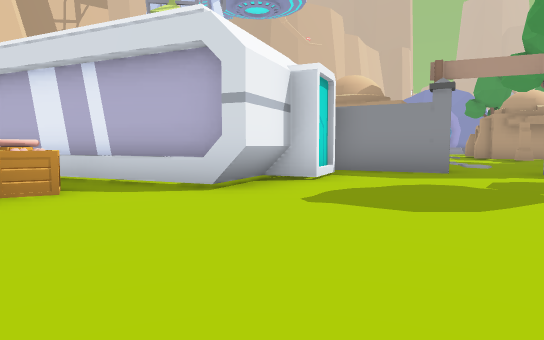
view 1 (above)

21 first-person views from a walk through a 3-D level made in the Unity game engine. The camera is 1.3 m above the floor, tilts 4° down and sees 75° across. The floor is counted in squares, 2.62 m on a side. Each view is taken from the middle of a square. On the plan, view 1 faces up. The plan holds only what a view shows up to about 9 squares ahead; the rest is blank. The place goes on beyond the plan. The player is left out. Some animated figures are left out.

view 2
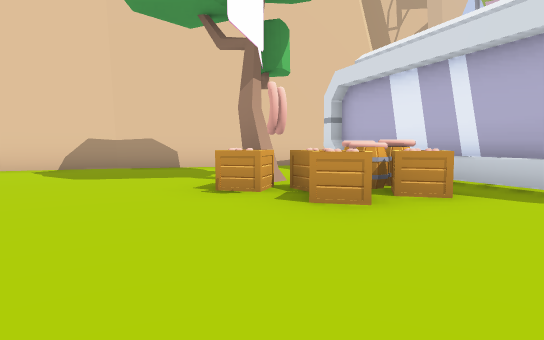

view 3
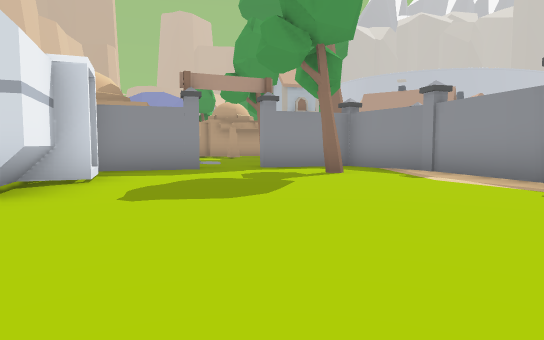

view 4
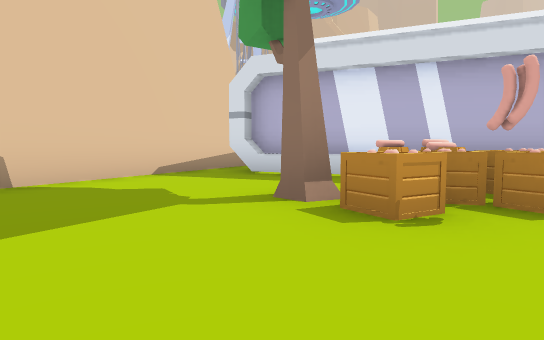

view 5
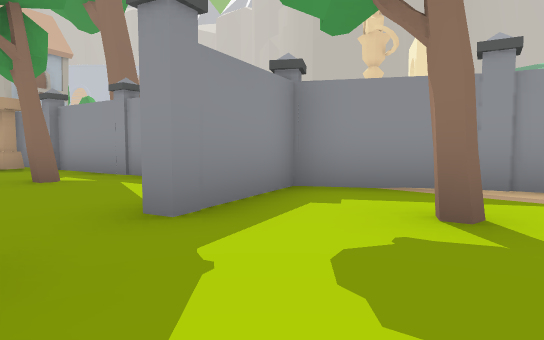

view 6
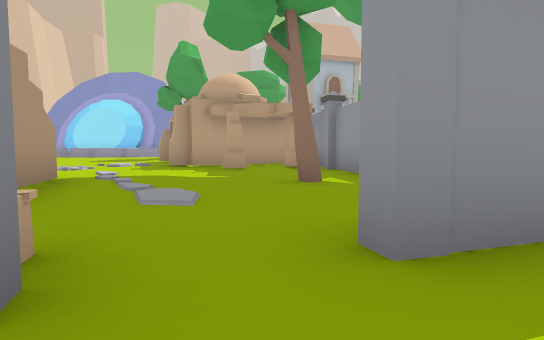

view 7
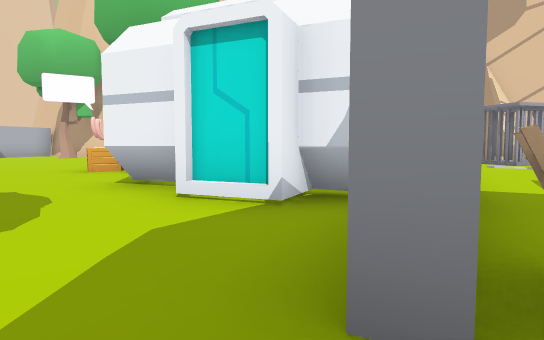

view 8
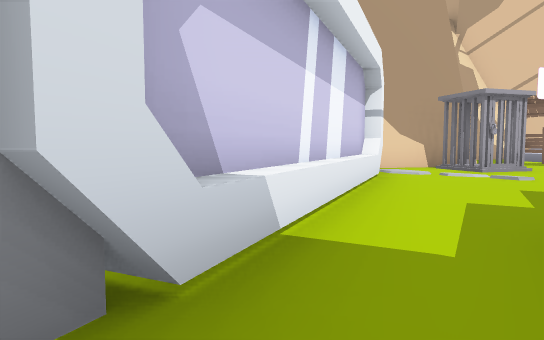

view 9
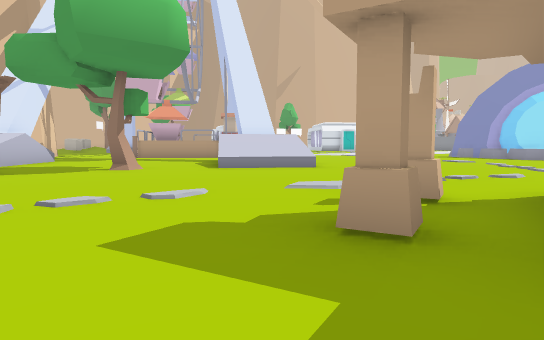

view 10
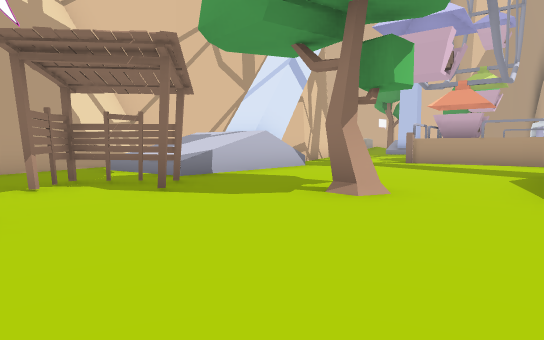

view 11
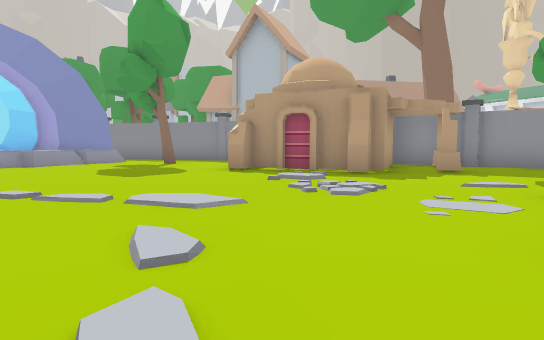

view 12
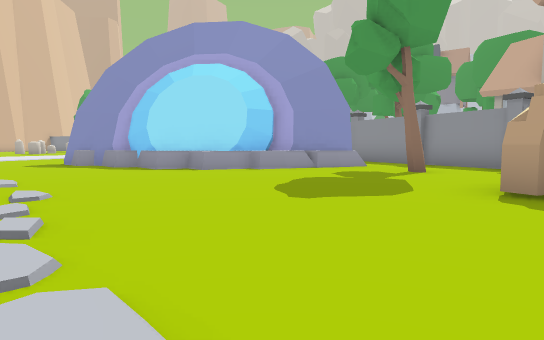

view 13
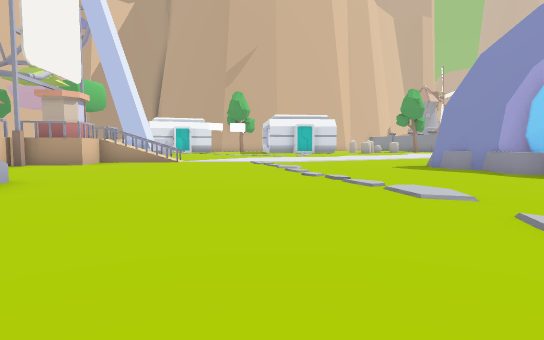

view 14
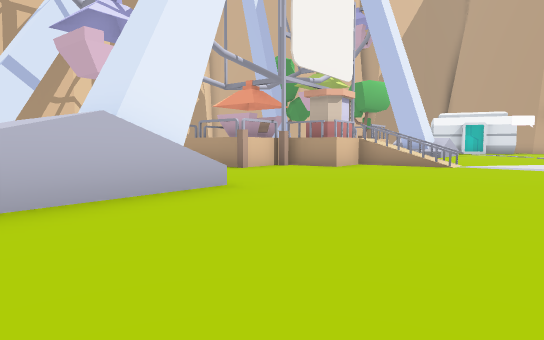

view 15
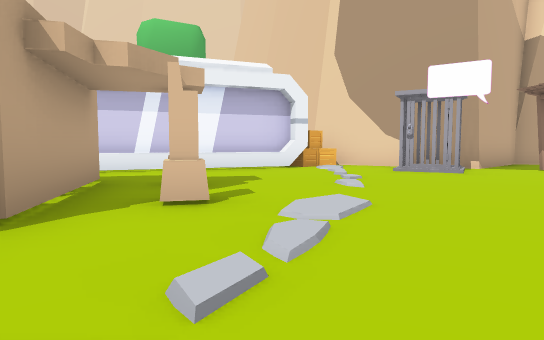

view 16
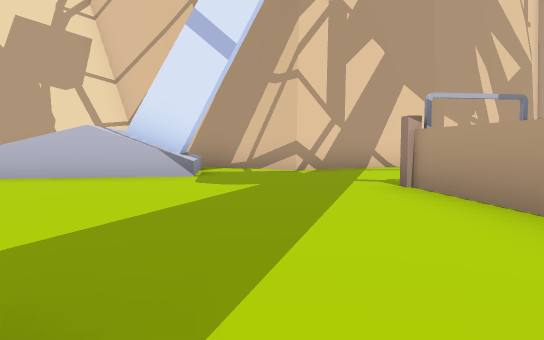

view 17
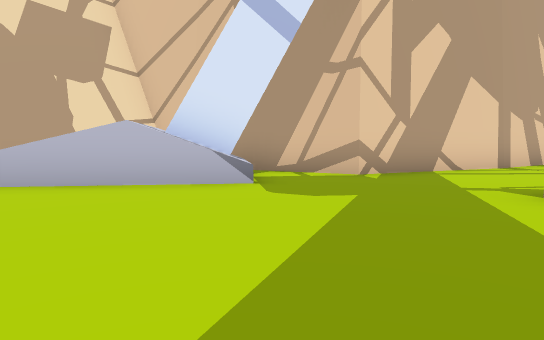

view 18
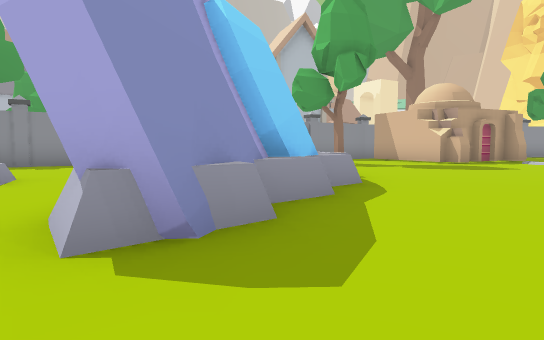

view 19
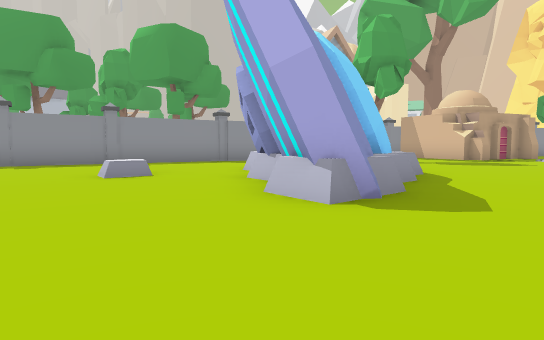

view 20
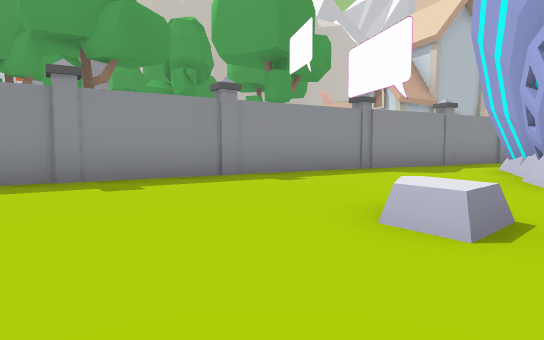

view 21
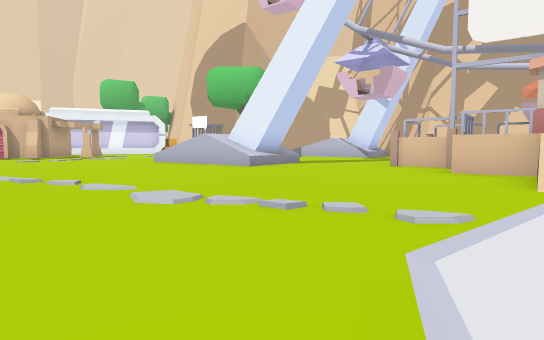

### Floor plan
Points are (right, up) in squares from view 1. A wall is a line through its corners. A room is listed if a view was taken in it or the views show most of it. See-through windows are left out.
Room 1 (views 1, 2, 3, 4, 5, 6)
walls: (-0.5, 4.4) (-5.4, 6.5); (0.3, 5.3) (-0.3, 4) (-3.1, 5.2); (-4.7, 5.9) (-5.8, 6.4); (1, 6.1) (0.5, 5.1) (-0.1, 5.4); (0.9, 6.7) (0.7, 6.2); (2.5, 6.7) (1.3, 7.3); (-8.7, 3.1) (-9.6, 1); (4.7, 0.7) (5.9, 2.8); (-5.8, 8.5) (-8.7, 3); (5.8, 2.7) (6.3, 4.7) (4.4, 5.7)
ways out: opening at (3.5, 5.5) to room 2
objects: other object (-4, 3); other object (-3, 3); other object (-3, 4) to (-2, 4); other object (-2, 3); other object (4, 4)
Room 2 (views 7, 8, 9, 10, 11, 12, 13, 14, 15, 16, 17, 18, 19, 20, 21)
walls: (-0.5, 20.8) (-0.2, 18.3); (-1.1, 20.6) (-1, 20); (-3.8, 16.5) (-3.9, 16.1) (-4.3, 16.1); (7.4, 22.8) (7, 23.7); (8.8, 20.3) (8.4, 20.8); (-2, 24.8) (-3.2, 24.6) (-3, 23.1) (-4.7, 22.9); (7.3, 24.3) (8.3, 23.6); (0.4, 26.4) (-1.9, 26) (-1.7, 24.8); (7.9, 13.2) (8.4, 14.4) (7.9, 14.6); (0.3, 27.2) (-0.7, 27.1); (-0.3, 10.8) (-0.6, 11); (7.6, 12.5) (7.9, 13.1); (4.4, 10.7) (3.7, 9.5); (7.5, 12.2) (7.1, 12.4); (10.7, 21.4) (11, 20.7); (11.1, 20.3) (11.4, 19.6); (0.2, 9.8) (1.6, 12.3); (-7.6, 19.8) (-7.1, 16); (7.8, 10.4) (7.4, 10.6) (7.6, 10.9); (-3.4, 9.6) (1.4, 7.5); (12.5, 15.7) (14, 20.1); (-9.2, 19.3) (-8.2, 19.5) (-8.1, 18.5); (-4.1, 9.6) (0.7, 7.5); (9.9, 11) (7.3, 12); (9.1, 9.9) (8.7, 10.1) (8.9, 10.4); (9.3, 9.5) (10.3, 10.9); (14, 20) (15.4, 26.3); (-8.7, 12.9) (-6.4, 12.8) (-5.6, 9.8); (0.3, 6.4) (1, 6.1); (7.7, 7.1) (9.2, 9.3); (-11, 16.6) (-9.6, 13.8); (-10.7, 25.1) (-9, 21.5) (-10.5, 18.9); (-12.1, 27) (-10.7, 25)
low walls: (0, 17) (-2.2, 16.7); (-7.6, 15.9) (-8.1, 15.9); (-8.3, 15.8) (-9.2, 15.7); (-10.5, 16) (-9.4, 13.9)
ways out: opening at (3.5, 5.5) to room 1
objects: other object (-7, 14) to (-6, 15); other object (-5, 10); other object (-5, 12) to (-5, 13); other object (-4, 10); other object (7, 8); other object (7, 22); other object (7, 23) to (8, 24); other object (8, 20) to (9, 20); other object (8, 21) to (8, 22); other object (9, 23); other object (10, 19) to (10, 20); other object (10, 21); other object (10, 22); other object (11, 17); other object (11, 19); other object (11, 24) to (11, 25)

Where each view was taken, in squares from view 1:
view 1: 0 up, 0 right, facing up
view 2: 0 up, 1 left, facing up-left
view 3: 0 up, 1 left, facing up-right
view 4: 0 up, 5 left, facing up
view 5: 5 up, 2 right, facing right
view 6: 5 up, 3 right, facing up-right
view 7: 6 up, 4 right, facing left
view 8: 8 up, 2 right, facing left
view 9: 9 up, 1 left, facing up
view 10: 13 up, 2 left, facing up-left
view 11: 14 up, 1 right, facing right
view 12: 14 up, 4 right, facing up-right
view 13: 16 up, 3 right, facing up
view 14: 18 up, 3 right, facing up-left
view 15: 15 up, 2 right, facing down-left
view 16: 21 up, 2 left, facing left
view 17: 20 up, 3 left, facing left
view 18: 25 up, 5 right, facing down-right
view 19: 27 up, 5 right, facing down-right
view 20: 27 up, 10 right, facing down-right
view 21: 27 up, 5 right, facing down-left
